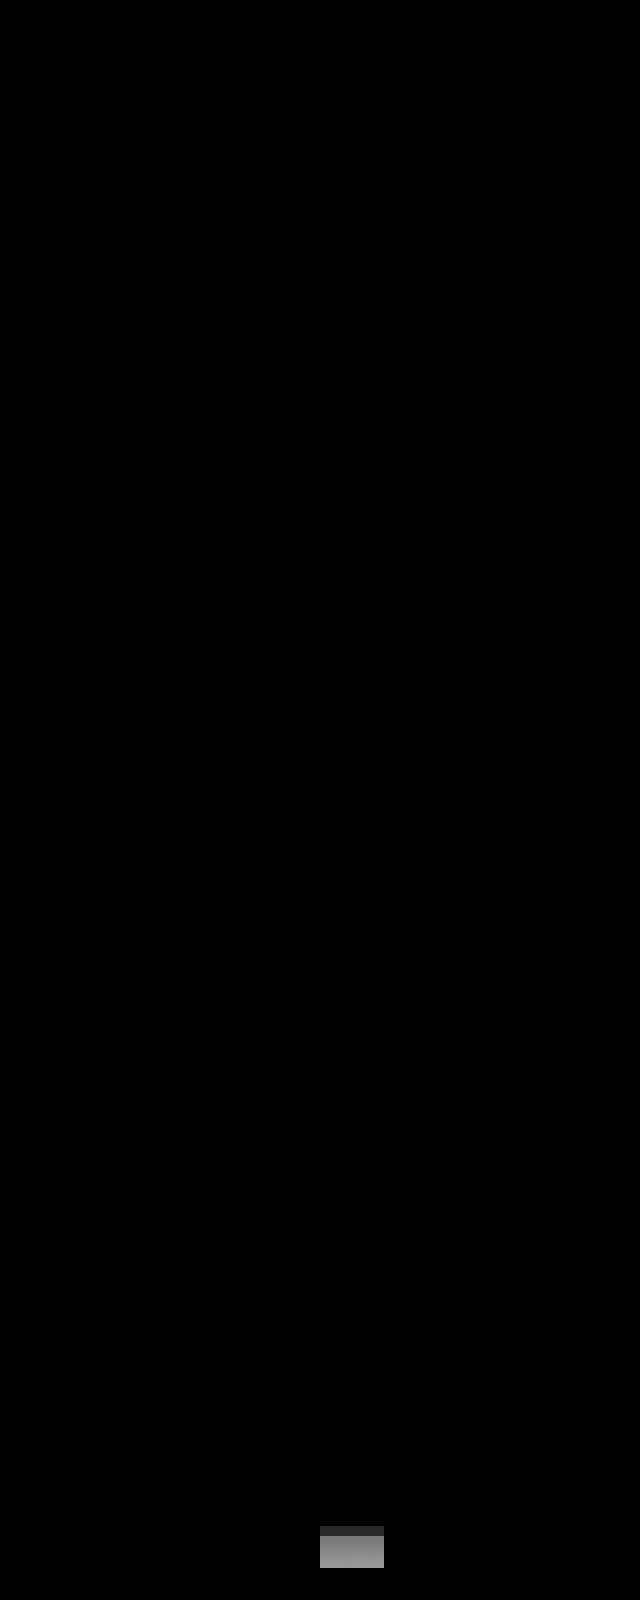

This is a level from a 2D game, rendered from its Tiled map with the project's own tilesets. A one-line summary and the map file follow, with tile-layer data summarised:
An orthogonal 10x25 tile map with 64x64 px tiles, 2 tile layers (Ground, Background), 2 tilesets and 2 objects (StartPosition).

<map version="1.0" orientation="orthogonal" width="10" height="25" tilewidth="64" tileheight="64">
 <tileset firstgid="1" name="tileset" tilewidth="64" tileheight="64">
  <image source="images/tileset.png" width="256" height="128" />
 </tileset>
 <tileset firstgid="9" name="tileset2" tilewidth="64" tileheight="64">
  <image source="images/tileset2.png" width="320" height="128" />
 </tileset>
 <layer name="Ground" width="10" height="25">
  <data>[250 cells, 23 non-empty, 2 distinct tile ids]</data>
 </layer>
 <layer name="Background" width="10" height="25">
  <data>[250 cells, 1 non-empty, 1 distinct tile ids]</data>
 </layer>
 <objectgroup name="StartPosition" width="10" height="25">
  <object name="StartPosition" x="321" y="1474" width="62" height="59" />
 </objectgroup>
 <objectgroup name="Goal" width="10" height="25">
  <object x="321" y="63" width="61" height="61" />
 </objectgroup>
</map>
